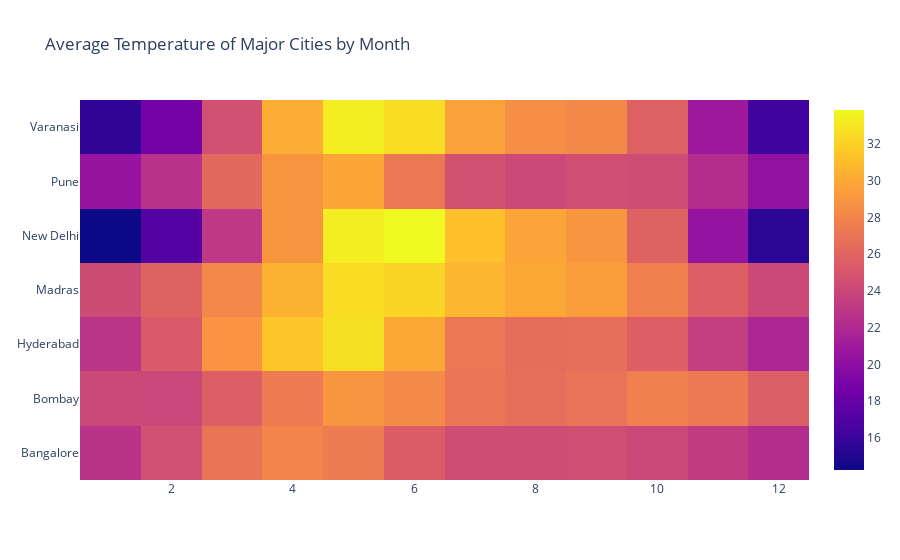

The notebook cell saved with this chart:
### Code cell
fig=go.Figure(data=data, layout=layout)
fig.show()

### Figure 1 — Plotly figure (JSON) as saved in the notebook; plotly's stock layout.template omitted (floating-point values rounded to 4 significant figures)
{"data": [{"type": "heatmap", "x": [1, 2, 3, 4, 5, 6, 7, 8, 9, 10, 11, 12, 1, 2, 3, 4, 5, 6, 7, 8, 9, 10, 11, 12, 1, 2, 3, 4, 5, 6, 7, 8, 9, 10, 11, 12, 1, 2, 3, 4, 5, 6, 7, 8, 9, 10, 11, 12, 1, 2, 3, 4, 5, 6, 7, 8, 9, 10, 11, 12, 1, 2, 3, 4, 5, 6, 7, 8, 9, 10, 11, 12, 1, 2, 3, 4, 5, 6, 7, 8, 9, 10, 11, 12], "y": ["Bangalore", "Bangalore", "Bangalore", "Bangalore", "Bangalore", "Bangalore", "Bangalore", "Bangalore", "Bangalore", "Bangalore", "Bangalore", "Bangalore", "Bombay", "Bombay", "Bombay", "Bombay", "Bombay", "Bombay", "Bombay", "Bombay", "Bombay", "Bombay", "Bombay", "Bombay", "Hyderabad", "Hyderabad", "Hyderabad", "Hyderabad", "Hyderabad", "Hyderabad", "Hyderabad", "Hyderabad", "Hyderabad", "Hyderabad", "Hyderabad", "Hyderabad", "Madras", "Madras", "Madras", "Madras", "Madras", "Madras", "Madras", "Madras", "Madras", "Madras", "Madras", "Madras", "New Delhi", "New Delhi", "New Delhi", "New Delhi", "New Delhi", "New Delhi", "New Delhi", "New Delhi", "New Delhi", "New Delhi", "New Delhi", "New Delhi", "Pune", "Pune", "Pune", "Pune", "Pune", "Pune", "Pune", "Pune", "Pune", "Pune", "Pune", "Pune", "Varanasi", "Varanasi", "Varanasi", "Varanasi", "Varanasi", "Varanasi", "Varanasi", "Varanasi", "Varanasi", "Varanasi", "Varanasi", "Varanasi"], "z": [22.71, 24.66, 27.06, 27.99, 27.52, 25.47, 24.4, 24.36, 24.5, 24.09, 23.27, 22.29, 24.19, 24.04, 25.67, 27.41, 28.9, 28.27, 27.08, 26.62, 26.86, 27.69, 27.31, 25.57, 22.76, 25.32, 28.8, 31.47, 32.7, 29.97, 27.22, 26.57, 26.64, 25.68, 23.51, 21.89, 24.35, 25.83, 28.11, 30.44, 32.58, 32.14, 30.66, 29.98, 29.4, 27.74, 25.67, 24.17, 14.24, 17.14, 23.01, 29.0, 33.3, 33.87, 31.17, 29.75, 28.99, 25.87, 20.35, 15.38, 20.45, 22.61, 26.29, 29.0, 29.84, 27.22, 24.72, 24.2, 24.57, 24.37, 22.31, 20.25, 15.6, 18.72, 24.65, 30.19, 33.31, 32.57, 29.61, 28.59, 28.24, 25.77, 20.84, 16.25]}], "layout": {"title": {"text": "Average Temperature of Major Cities by Month"}}}
